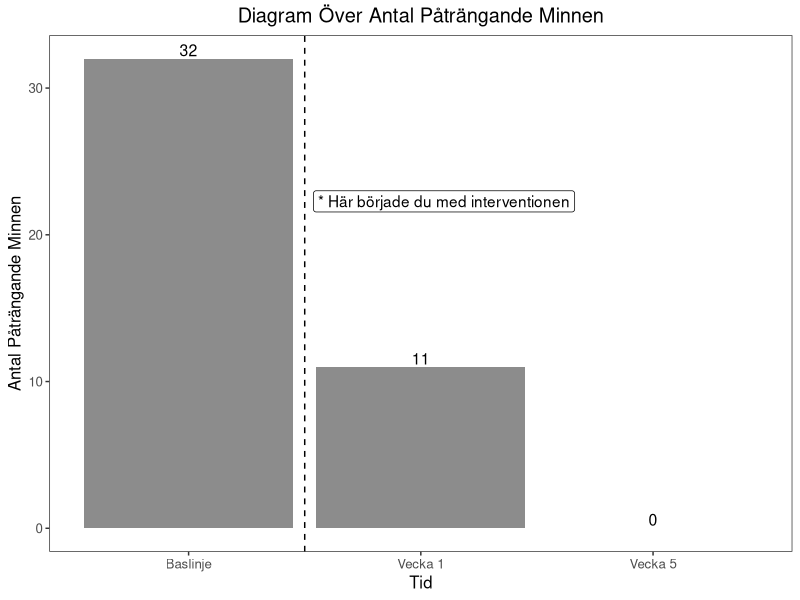

Write the R code that produced this figure.
## ---- chunk 1
# PLAY THIS CHUNK FIRST, make sure you have ggplot2 installed.

knitr::opts_chunk$set(echo = TRUE)
library(ggplot2)
## ---- chunk 2
# Step 1. Replace with participant's data. This is the data that the graph will use.

px.dagbok.test <- data.frame(dag.labels = c("Baslinje", "Vecka 1", "Vecka 5"),
                        dagbok = c(32, 11, 0))
px.dagbok.test
## ---- chunk 3
# Step 2. The graph.

px_graph <- ggplot(data = px.dagbok.test, aes(x = dag.labels, y = dagbok, ymax = 30)) +
  geom_bar(stat = "identity", fill = "gray55") +
  geom_text(aes(label = dagbok), vjust = -0.2, color = "black", size = 4) +
  labs(title = "Diagram Över Antal Påträngande Minnen", x = "Tid", y = "Antal Påträngande Minnen") +
  theme_test() +
  geom_vline(xintercept = c(1.5), linetype = "dashed") +
  theme(plot.title = element_text(hjust = 0.5),  panel.grid.major = element_line(colour = "white"), 
  panel.grid.minor = element_line(colour = "white", size = 0.25), text=element_text(size = 12))


# Step 3. This part adds the * text

px_graph + annotate(x = 2.1, y = 23, label = "* Här började du med interventionen", vjust = 1, geom = "label")

